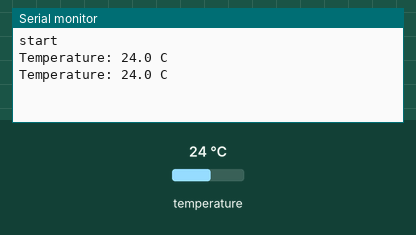
Recording of a sketch running on a simulated Arduino Uno, built with avr-gcc and run on an emulated ATmega328P. Shown: the last lines printed to the serial monitor. Wiring (inferred from the names in the program): HTU21/Si7021 sensor at I2C address 0x40. The inputs (shaded band) are chosen by the test bench; at power-on: temperature 24 °C.

Above: at 4.0 s.
4.1 s: temperature set to 12 °C
At 6.9 s:
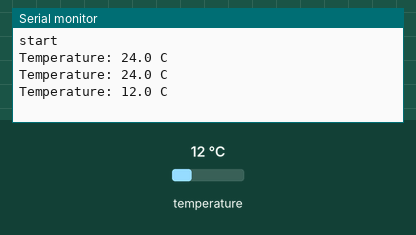
8.1 s: temperature set to 19 °C
At 10.5 s:
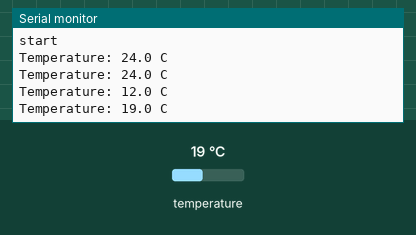
Timing chart, 0 to 12.0 s (numbered marks = the images above; inputs shaded):
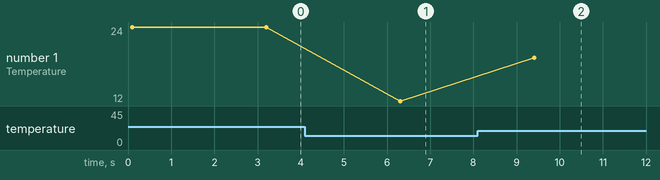

The sketch:

htu21df.ino
```cpp
#include <Wire.h>

// target device:HTU21D(i2c temperature sensor)
#define ADDR 0x40
#define CMD_READ_TEMP_HOLD 0xe3
#define CMD_READ_HUM_HOLD 0xe5
#define CMD_READ_TEMP_NOHOLD 0xf3
#define CMD_READ_HUM_NOHOLD 0xf5
#define CMD_WRITE_USER_REG 0xe6
#define CMD_READ_USER_REG 0xe7
#define CMD_SOFT_RESET 0xfe

void write_i2c_byte(uint8_t adr, uint8_t val)
{
  Wire.beginTransmission(adr);
  Wire.write(val);
  Wire.endTransmission();
}

#define READ_MAX_LEN 16
uint8_t readData[READ_MAX_LEN];
uint8_t cmdCnt;

uint8_t read_i2c_block_data(uint8_t adr, uint8_t reg, uint8_t len) {
  write_i2c_byte(adr, reg);
  delay(100);

  cmdCnt = 0;
  Wire.requestFrom(adr, len);
  while (Wire.available()) { // slave may send less than requested
    char c = Wire.read(); // receive a byte as character
    readData[cmdCnt] = c;
    cmdCnt++;
  }

  return cmdCnt;
}

void setup()
{
  Serial.begin(115200);
  Serial.println("start");

  // I2C
  Wire.begin();
  Wire.setClock(100000L); //100kHz up to 400kHz
}

void loop()
{
  write_i2c_byte(ADDR, CMD_SOFT_RESET);
  uint8_t readSize = read_i2c_block_data(ADDR, CMD_READ_TEMP_HOLD, 3);
  if(readSize > 0) {
    uint16_t tmp = readData[0];
    tmp = tmp << 8;
    tmp = tmp | readData[1];
    tmp = tmp & 0xFFFC;

    float temp = -46.85 + (175.72 * tmp / 65536);

    Serial.print("Temperature: ");
    Serial.print(temp, 1);
    Serial.println(" C");
  }
  else {
    Serial.println("fail to get temperature");
  }

  delay(3000);
}
```

Measured:
- after the input at 4.1 s, the serial monitor: prints a new line after 2.2 s (image 1)
- after the input at 8.1 s, the serial monitor: prints a new line after 1.3 s (image 2)
- plotted number 1: 24 → 12 after the input at 4.1 s, 12 → 19 after the input at 8.1 s
